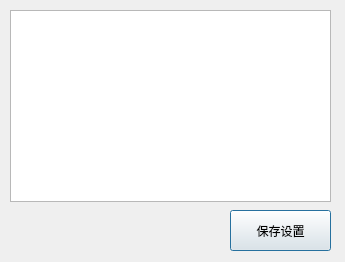
<?xml version="1.0" encoding="UTF-8"?>
<ui version="4.0">
 <class>Dialog</class>
 <widget class="QDialog" name="Dialog">
  <property name="geometry">
   <rect>
    <x>0</x>
    <y>0</y>
    <width>345</width>
    <height>262</height>
   </rect>
  </property>
  <property name="windowTitle">
   <string>快速网络重启-设置  by-Rui v1.0</string>
  </property>
  <widget class="QListView" name="listView">
   <property name="geometry">
    <rect>
     <x>10</x>
     <y>10</y>
     <width>321</width>
     <height>192</height>
    </rect>
   </property>
  </widget>
  <widget class="QPushButton" name="pushButton">
   <property name="geometry">
    <rect>
     <x>230</x>
     <y>210</y>
     <width>101</width>
     <height>41</height>
    </rect>
   </property>
   <property name="text">
    <string>保存设置</string>
   </property>
  </widget>
 </widget>
 <resources/>
 <connections>
  <connection>
   <sender>pushButton</sender>
   <signal>clicked()</signal>
   <receiver>Dialog</receiver>
   <slot>exec()</slot>
   <hints>
    <hint type="sourcelabel">
     <x>269</x>
     <y>241</y>
    </hint>
    <hint type="destinationlabel">
     <x>178</x>
     <y>225</y>
    </hint>
   </hints>
  </connection>
 </connections>
</ui>
